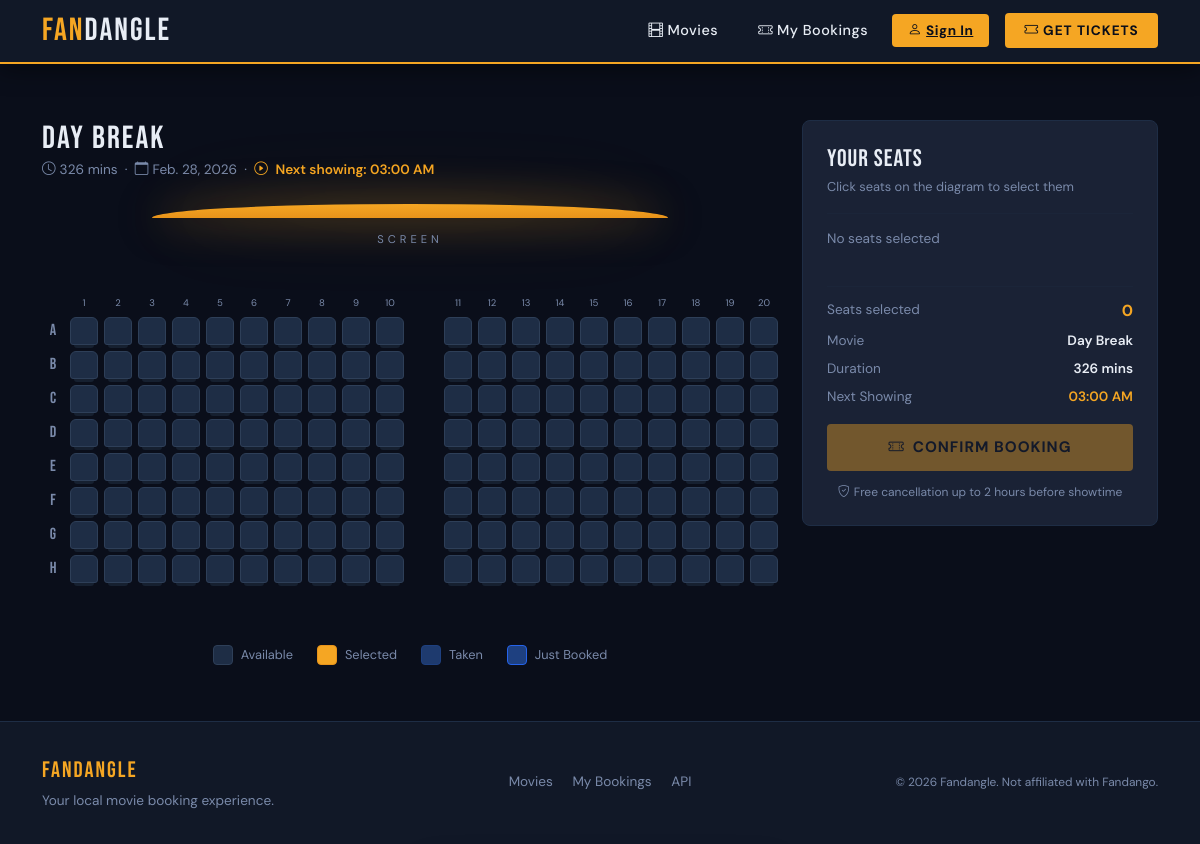
Screenshot of /book/3/ with the database file from the repository.
### bookings/models.py (models this page shows, shortened)
class Movie(models.Model):
    movieTitle = models.CharField(max_length=200)
    movieDescription = models.TextField()
    releaseDate = models.DateField()
    duration = models.PositiveIntegerField(help_text="Duration in minutes")
    poster = models.ImageField(upload_to='posters/', blank=True, null=True)  # add this

### bookings/views.py (the view, shortened to what this page needs)
# urls.py: path('book/<int:movie_id>/', views.seat_booking, name='seat_booking'),
def seat_booking(request, movie_id):
    movie = Movie.objects.get(id=movie_id)
    booked_seat_numbers = Booking.objects.filter(
        movieReference=movie
    ).values_list('seatReference__seatNumber', flat=True)
    now = timezone.now()
    next_hour = (now + timedelta(hours=1)).replace(minute=0, second=0, microsecond=0)
    next_showing = next_hour.strftime('%I:%M %p')
    return render(request, 'bookings/seat_booking.html', {
        'movie': movie,
        'booked_seat_numbers': list(booked_seat_numbers),
        'next_showing': next_showing,
    })

### bookings/templates/bookings/seat_booking.html (shortened to what this page needs)
{% extends 'bookings/base.html' %}
{% load static %}
{% block content %}
<div class="row mt-4">
    <div class="col-lg-8">
        <div class="d-flex align-items-center gap-3 mb-4">
            <div>
                <h2 style="font-family:'Bebas Neue',cursive; font-size:2rem; letter-spacing:2px; margin-bottom:0.1rem;">
                    {{ movie.movieTitle }}
                </h2>
                <div style="color:var(--fandangle-muted); font-size:0.85rem;">
                    <i class="bi bi-clock me-1"></i>{{ movie.duration }} mins
                    &nbsp;·&nbsp;
                    <i class="bi bi-calendar me-1"></i>{{ movie.releaseDate }}
                    &nbsp;·&nbsp;
                    <i class="bi bi-play-circle me-1" style="color:var(--fandangle-orange);"></i>
                    <span style="color:var(--fandangle-orange); font-weight:600;">Next showing: {{ next_showing }}</span>
                </div>
            </div>
        </div>
        <div class="screen-wrap">
            <div class="screen"></div>
            <div class="screen-label">Screen</div>
        </div>
        <div class="theatre-wrap text-center">
            <div class="seat-grid" id="seat-grid"></div>
        </div>
        <div class="legend">
            <div class="legend-item">
                <div class="legend-dot" style="background:#1e2d45; border-color:#2e3f58;"></div>Available
            </div>
            <div class="legend-item">
                <div class="legend-dot" style="background:#f5a623; border-color:#e8931a;"></div>Selected
            </div>
            <div class="legend-item">
                <div class="legend-dot" style="background:#1e3a6e; border-color:#1e4080;"></div>Taken
            </div>
            <div class="legend-item">
                <div class="legend-dot" style="background:#1e4080; border-color:#2563eb;"></div>Just Booked
            </div>
        </div>
    </div>
    <div class="col-lg-4 mt-4 mt-lg-0">
        <div class="selection-panel">
            <h5 style="font-family:'Bebas Neue',cursive; font-size:1.5rem; letter-spacing:1px; margin-bottom:0.25rem;">
                Your Seats
            </h5>
            <div style="color:var(--fandangle-muted); font-size:0.8rem; margin-bottom:1rem;">
                Click seats on the diagram to select them
            </div>
            <hr style="border-color:var(--fandangle-border); margin:0.75rem 0;">
            <div id="selected-seats-display" style="min-height:48px;">
                <span style="color:var(--fandangle-muted); font-size:0.85rem;">No seats selected</span>
            </div>
            <hr style="border-color:var(--fandangle-border); margin:0.75rem 0;">
            <div class="d-flex justify-content-between align-items-center">
                <span style="color:var(--fandangle-muted); font-size:0.85rem;">Seats selected</span>
                <span id="seat-count" style="font-weight:700; color:var(--fandangle-orange);">0</span>
            </div>
            <div class="d-flex justify-content-between align-items-center mt-2">
                <span style="color:var(--fandangle-muted); font-size:0.85rem;">Movie</span>
                <span style="font-size:0.85rem; font-weight:600;">{{ movie.movieTitle }}</span>
            </div>
            <div class="d-flex justify-content-between align-items-center mt-2">
                <span style="color:var(--fandangle-muted); font-size:0.85rem;">Duration</span>
                <span style="font-size:0.85rem; font-weight:600;">{{ movie.duration }} mins</span>
            </div>
            <div class="d-flex justify-content-between align-items-center mt-2">
                <span style="color:var(--fandangle-muted); font-size:0.85rem;">Next Showing</span>
                <span style="font-size:0.85rem; font-weight:600; color:var(--fandangle-orange);">{{ next_showing }}</span>
            </div>
            <form method="POST" id="booking-form" action="">
                <button type="button" id="confirm-btn" disabled onclick="confirmBooking()">
                    <i class="bi bi-ticket-perforated me-2"></i>Confirm Booking
                </button>
            </form>
            <div style="color:var(--fandangle-muted); font-size:0.75rem; text-align:center; margin-top:0.75rem;">
                <i class="bi bi-shield-check me-1"></i>Free cancellation up to 2 hours before showtime
            </div>
        </div>
    </div>
</div>
{% endblock %}

### bookings/templates/bookings/base.html (style rules this page uses)
:root { --fandangle-navy: #0a0e1a; --fandangle-dark: #111827; --fandangle-card: #1a2235; --fandangle-border: #1e2d45; --fandangle-orange: #f5a623; --fandangle-orange2: #e8931a; --fandangle-red: #e63946; --fandangle-text: #e8edf5; --fandangle-muted: #7a8aaa; }
* { box-sizing: border-box; }
body { background-color: var(--fandangle-navy); color: var(--fandangle-text); font-family: 'DM Sans', sans-serif; min-height: 100vh; display: flex; flex-direction: column; }

### bookings/templates/bookings/seat_booking.html (style rules this page uses)
.screen-wrap { text-align: center; margin-bottom: 2rem; }
.screen { display: inline-block; width: 70%; height: 14px; background: linear-gradient(to bottom, #f5a623, #e8931a); border-radius: 50% 50% 0 0 / 100% 100% 0 0; box-shadow: 0 0 40px rgba(245,166,35,0.5), 0 0 80px rgba(245,166,35,0.2); margin-bottom: 0.4rem; }
.screen-label { font-size: 0.7rem; letter-spacing: 4px; text-transform: uppercase; color: var(--fandangle-muted); }
.theatre-wrap { overflow-x: auto; padding: 1rem 0 2rem; }
.seat-grid { display: inline-block; min-width: 600px; }
.legend { display: flex; gap: 1.5rem; justify-content: center; margin: 1.5rem 0; flex-wrap: wrap; }
.legend-item { display: flex; align-items: center; gap: 8px; font-size: 0.8rem; color: var(--fandangle-muted); }
.legend-dot { width: 20px; height: 20px; border-radius: 4px; border: 1.5px solid; }
.selection-panel { background: var(--fandangle-card); border: 1px solid var(--fandangle-border); border-radius: 8px; padding: 1.5rem; position: sticky; top: 80px; }
#confirm-btn { background-color: var(--fandangle-orange); color: var(--fandangle-navy); font-weight: 700; letter-spacing: 1px; text-transform: uppercase; border: none; border-radius: 4px; padding: 0.75rem; width: 100%; font-size: 0.95rem; transition: all 0.2s ease; margin-top: 1rem; }
#confirm-btn:disabled { opacity: 0.4; cursor: not-allowed; transform: none; }

### rows the page displays
Movie: movieTitle "Day Break", duration "326", releaseDate "Feb. 28, 2026"

### other values shown
{{ next_showing }} "03:00 AM"
